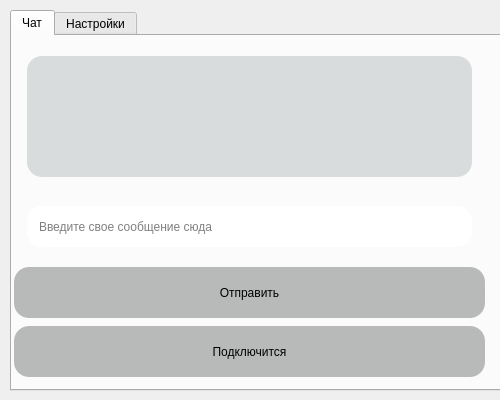
<?xml version="1.0" encoding="UTF-8"?>
<ui version="4.0">
 <class>Window</class>
 <widget class="QMainWindow" name="Window">
  <property name="geometry">
   <rect>
    <x>0</x>
    <y>0</y>
    <width>500</width>
    <height>400</height>
   </rect>
  </property>
  <property name="windowTitle">
   <string>AkChat</string>
  </property>
  <property name="styleSheet">
   <string notr="true">QPushButton {
	border-radius: 15px;
	background-color: rgb(184, 186, 186);
	
}

QPushButton::hover {
	background-color: rgb(215, 218, 218);
}

QLineEdit {
	border-radius: 15px;
	padding-left: 10px;
}

QTextBrowser {
	border-radius: 15px;
	background-color: rgb(217, 220, 220);
}</string>
  </property>
  <widget class="QWidget" name="centralwidget">
   <widget class="QTabWidget" name="tabWidget">
    <property name="geometry">
     <rect>
      <x>10</x>
      <y>10</y>
      <width>500</width>
      <height>381</height>
     </rect>
    </property>
    <property name="styleSheet">
     <string notr="true"/>
    </property>
    <property name="currentIndex">
     <number>0</number>
    </property>
    <widget class="QWidget" name="Chat">
     <attribute name="title">
      <string>Чат</string>
     </attribute>
     <widget class="QLineEdit" name="Message">
      <property name="geometry">
       <rect>
        <x>15</x>
        <y>170</y>
        <width>445</width>
        <height>41</height>
       </rect>
      </property>
      <property name="placeholderText">
       <string>Введите свое сообщение сюда</string>
      </property>
     </widget>
     <widget class="QPushButton" name="Send">
      <property name="enabled">
       <bool>true</bool>
      </property>
      <property name="geometry">
       <rect>
        <x>2</x>
        <y>231</y>
        <width>471</width>
        <height>51</height>
       </rect>
      </property>
      <property name="cursor">
       <cursorShape>PointingHandCursor</cursorShape>
      </property>
      <property name="text">
       <string>Отправить</string>
      </property>
      <property name="checkable">
       <bool>true</bool>
      </property>
     </widget>
     <widget class="QPushButton" name="Connect">
      <property name="geometry">
       <rect>
        <x>2</x>
        <y>290</y>
        <width>471</width>
        <height>51</height>
       </rect>
      </property>
      <property name="cursor">
       <cursorShape>PointingHandCursor</cursorShape>
      </property>
      <property name="text">
       <string>Подключится</string>
      </property>
     </widget>
     <widget class="QTextBrowser" name="Information">
      <property name="geometry">
       <rect>
        <x>15</x>
        <y>20</y>
        <width>445</width>
        <height>121</height>
       </rect>
      </property>
     </widget>
    </widget>
    <widget class="QWidget" name="Settings">
     <attribute name="title">
      <string>Настройки</string>
     </attribute>
     <widget class="QLineEdit" name="lineEdit">
      <property name="geometry">
       <rect>
        <x>5</x>
        <y>70</y>
        <width>460</width>
        <height>51</height>
       </rect>
      </property>
      <property name="placeholderText">
       <string>Адресс сервера</string>
      </property>
     </widget>
     <widget class="QLineEdit" name="lineEdit_2">
      <property name="geometry">
       <rect>
        <x>5</x>
        <y>140</y>
        <width>460</width>
        <height>51</height>
       </rect>
      </property>
      <property name="placeholderText">
       <string>Порт сервера</string>
      </property>
     </widget>
     <widget class="QPushButton" name="pushButton">
      <property name="geometry">
       <rect>
        <x>5</x>
        <y>230</y>
        <width>460</width>
        <height>51</height>
       </rect>
      </property>
      <property name="text">
       <string>Сохранить</string>
      </property>
     </widget>
    </widget>
   </widget>
  </widget>
 </widget>
 <resources/>
 <connections/>
</ui>
